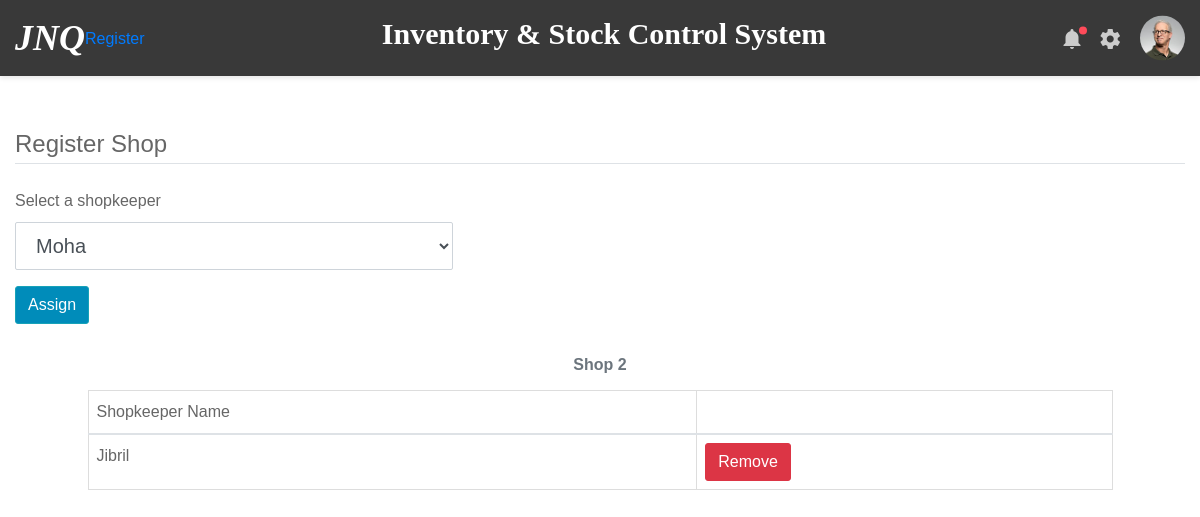
The page /2/assign_shopkeeper on the database as committed earlier.
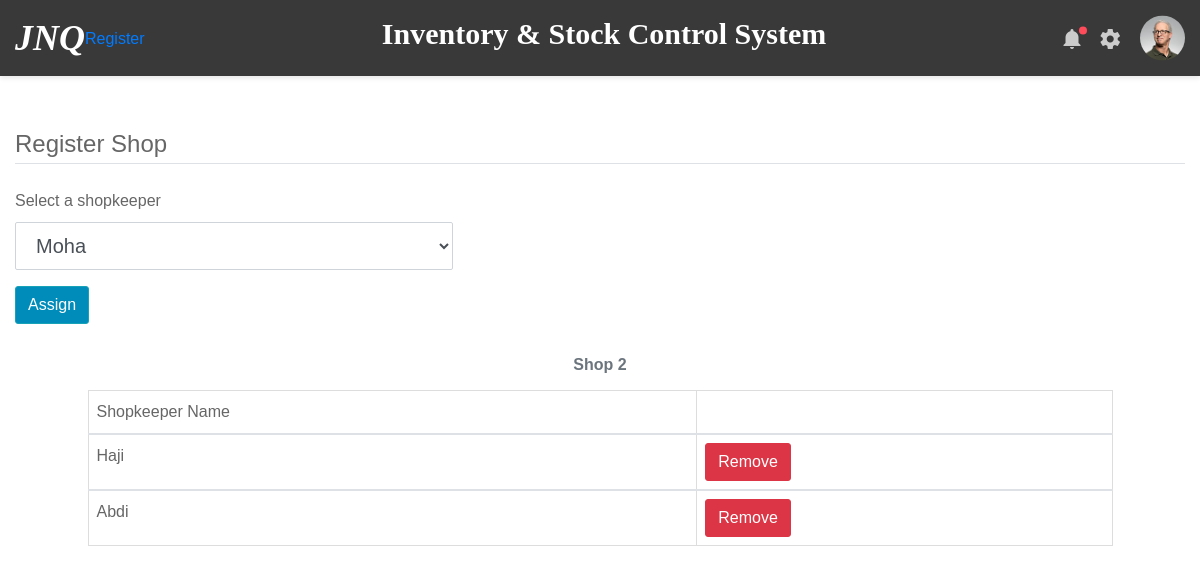
The same page on the database as committed later.
### inventory/models.py (models this page shows)
class Shopkeeper(db.Model):
    id = db.Column(db.Integer, primary_key=True)
    shop_id = db.Column(db.Integer, db.ForeignKey('shop.id'))
    user_id = db.Column(db.Integer, db.ForeignKey('user.id'))

class User(db.Model, UserMixin):
    id = db.Column(db.Integer, primary_key=True)
    username = db.Column(db.String(50), unique=True, nullable=False)
    password = db.Column(db.String(100), nullable=False)
    user_role = db.Column(db.String(30), nullable=False)
    date_registered = db.Column(db.DateTime, default=datetime.now)
    shops = db.relationship('Shop', backref='staff', lazy=True)
    stores = db.relationship('Store', backref='staff', lazy=True)
    shopkeepers = db.relationship('Shopkeeper', backref='user_details', lazy=True)

### inventory/routes.py (the view, shortened to what this page needs)
@app.route('/<int:shop_id>/assign_shopkeeper', methods=['GET', 'POST'])
def assign_shopkeeper(shop_id):
    shop = Shop.query.get_or_404(shop_id)
    form = ShopKeeperRegistrationForm()
    form.populate_shopkeeper_choices()
    selected_staff_id = form.get_selected_shopkeeper_id()
    user = User.query.filter_by(id=selected_staff_id).first()
    return render_template('assign_shopkeeper.html', shop=shop, form=form)

### inventory/forms.py (shortened to what this page needs)
class ShopKeeperRegistrationForm(FlaskForm):
    shopkeeper = SelectField('Select a shopkeeper', choices=[])
    submit = SubmitField('Assign')
    def populate_shopkeeper_choices(self):
        self.shopkeeper.choices = [(user.id, user.username) for user in User.query.all()]
    def get_selected_shopkeeper_id(self):
        selected_shopkeeper_id = self.shopkeeper.data
        if selected_shopkeeper_id is not None:
            return int(selected_shopkeeper_id)
        else:
            return 0

### inventory/templates/assign_shopkeeper.html (shortened to what this page needs)
{% extends 'layout.html' %}
{% block content %}
    <div class="container form-group">
        <form action="" method="POST">
            <fieldset class="form-group">
                <legend class="border-bottom mt-2 mb-4">Register Shop</legend>
                <div class="row" id="registerForm">
                    <div class="form-group">
                        <div class="col-md-12">
                            {{ form.shopkeeper.label (class="form-control-label")}}
                            {% if form.shopkeeper.errors %}
                                {{ form.shopkeeper (class="form-control form-control-lg is-invalid")}}
                                <ul class="invalid-feedback">
                                    {% for error in form.shopkeeper.errors %}
                                        <span>{{ error }}</span>
                                    {% endfor %}
                                </ul>
                            {% else %}
                                {{ form.shopkeeper (class="form-control form-control-lg")}}
                            {% endif %}
                        </div>
                    </div>
                    <div>
                        <div class="col-md-6">
                            {{ form.submit (class="btn btn-outline-info", style="background-color: #008CBA; color: white;")}}
                        </div>
                    </div>
                </div>
            </fieldset>
        </form>
    </div>
    <div class="row">
        <table class="table col-10 m-auto">
            <thead>
                <caption style="caption-side: top; text-align: center"><span><strong>{{ shop.shop_name }}</strong></span></caption>
                <tr>
                    <td> Shopkeeper Name</td>
                    <td></td>
                </tr>
            </thead>
            <tbody>
            {% for shopkeeper in shop.shopkeepers %}
                <tr>
                    <td> {{shopkeeper.user_details.username }} </td>
                    <td><a data-toggle="modal" data-target="#deleteModal"><button class="btn btn-danger">Remove</button></a>
                    </td>
                </tr>
            </tbody>
            {% endfor %}
        </table>
    </div>
{% endblock %}

Rows that differ between the two databases and show on the page:
removed Shopkeeper: user_details.username "Jibril"
added Shopkeeper: user_details.username "Haji"
added Shopkeeper: user_details.username "Abdi"
